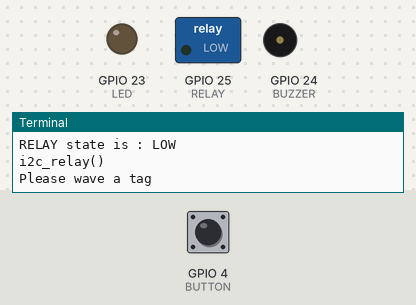
Bench run of a program on a simulated Raspberry Pi (BCM pin numbers). On the bench: switched loads named in the program (green lamp = pin HIGH), output pins drawn as LEDs (lit = HIGH), buzzer (waves = sounding, pin HIGH), the last lines printed to the terminal. The inputs (shaded band) are chosen by the test bench; at power-on: GPIO 4 (BUTTON) HIGH.

Above: at 1.7 s.
1.8 s: GPIO 4 (BUTTON) pulled LOW for 1 s
At 3.2 s:
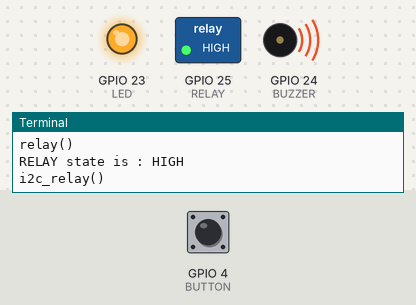
10.2 s: GPIO 4 (BUTTON) pulled LOW for 3.2 s
At 17.2 s:
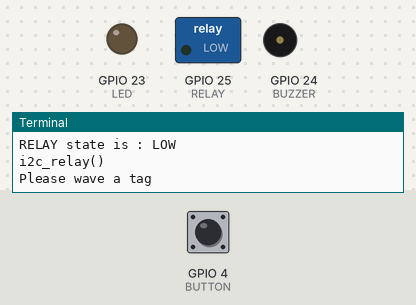
Timing chart, 0 to 18.7 s (numbered marks = the images above; inputs shaded):
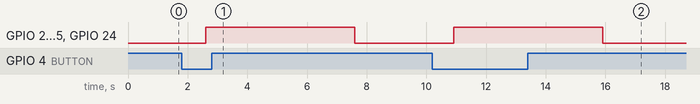

The program:

reader.py
```python
#!/usr/bin/python
#
# RFID READER
# version 0.9
# r.grokett
#
# Watches for RFID card.
# When detected, looks for ID# in CARDS list
# If ID# is found, turns on LED,buzzer,relay
#
# Note that relay can be either GPIO driven type or I2C driven type
#
# TODO List:
#   Get card IDs from external source (file, DB, etc.)
#   Add User name to card ID
#   Write Date/Time, Card ID, Name to log when detected
#   Restart program on Raspi boot up


import smbus
import time
import serial
import sys, signal, os, datetime
import RPi.GPIO as GPIO


# LIST VALID CARD IDs HERE
CARDS = [
    '1234567890',
    'E0043DBB52'
]

# DEFAULTS
ON  = 1
OFF = 0

# SET RELAY TYPE (default is GPIO)
I2C = OFF       # Turn this ON if using an I2C Relay
            # else it uses GPIO Relay

# Set up GPIO Pins (change as needed)
LED = 23
BUZZER  = 24
RELAY   = 25
BUTTON  = 4


# BEGIN INITIALIZATION
GPIO.setmode(GPIO.BCM)
GPIO.setup(LED, GPIO.OUT)
GPIO.setup(BUZZER, GPIO.OUT)
GPIO.setup(RELAY, GPIO.OUT)
GPIO.setup(BUTTON, GPIO.IN, pull_up_down=GPIO.PUD_UP)

# Get I2C bus
bus = smbus.SMBus(1)
i2c_addr = 0x41     # I2C Address of Relay

# GO TO MAIN


############################
# METHODS
############################
# TURN ON/OFF LED
def led(value):
    print("led()")
    if (value):
        GPIO.output(LED, GPIO.HIGH)
        print("LED state is : HIGH")
    else:
        GPIO.output(LED, GPIO.LOW)
        print("LED state is : LOW")

# TURN ON/OFF BUZZER
def buzzer(value):
    print("buzzer()")
    if (value):
        GPIO.output(BUZZER, GPIO.HIGH)
        print("BUZZER state is : HIGH")
    else:
        GPIO.output(BUZZER, GPIO.LOW)
        print("BUZZER state is : LOW")

# TURN ON/OFF GPIO RELAY
def relay(value):
    print("relay()")
    if (value):
        GPIO.output(RELAY, GPIO.HIGH)
        print("RELAY state is : HIGH")
    else:
        GPIO.output(RELAY, GPIO.LOW)
        print("RELAY state is : LOW")

# TURN ON/OFF I2C RELAY
def i2c_relay(value):
    print("i2c_relay()")
    if not I2C:
        return

    if (value):
        # PCA9536_R11 address, i2c_addr(65)
        # Select output port register, 0x01(01)
        bus.write_byte_data(i2c_addr, 0x01, 0x01)
        print("Relay-1 state is : HIGH")
    else:
        # PCA9536_R11 address, i2c_addr(65)
        # Select output port register, 0x01(01)
        bus.write_byte_data(i2c_addr, 0x01, 0x00)
        print("Relay-1 state is : LOW")

# UNLOCK DOOR
def unlock_door():
    print("unlock_door()")
    led(ON)
    buzzer(ON)
    relay(ON)
    i2c_relay(ON)

# LOCK DOOR
def lock_door():
    print("lock_door()")
    led(OFF)
    buzzer(OFF)
    relay(OFF)
    i2c_relay(OFF)


# EXIT
def signal_handler(signal, frame):
  print("Exiting!")
  relay(ON) # NOTE! UNLOCKS DOOR ON FAILURE/EXIT (Jurassic Park!)
  i2c_relay(ON)
  GPIO.cleanup()
  ser.close()
  sys.exit(0)


############################
# MAIN
############################
if __name__ == '__main__':

    signal.signal(signal.SIGINT, signal_handler)

    # Select configuration register, 0x03(03)
    # 0x00(00)  Set all pins as OUTPUT
    if (I2C):
        bus.write_byte_data(i2c_addr, 0x03, 0x00)
    time.sleep(0.5)

    ser = 0
    # Selects which version of Raspi you have
    if (GPIO.RPI_REVISION == 3):
        # For Pi3 use
        print("This is a Pi 3")
        ser = serial.Serial('/dev/ttyS0', 9600, timeout=1)
    else:
        # For Pi2, B+, Zero use
        print("This is a Pi B+, 2, or Zero")
        ser = serial.Serial('/dev/ttyAMA0', 9600, timeout=1)

    # LOCK THE DOOR ON STARTUP
    lock_door()

    # MAIN LOOP
    while True:
        buffer = ser.read(12)

        if len(buffer) == 0:
            print("Please wave a tag")
        else:
            card_id = buffer[1:11]  # Strip header/trailer
            print("Card ID : ", card_id)
            if (card_id in CARDS):
                print("FOUND CARD ID: ", card_id)
                unlock_door()
                time.sleep(5)
                lock_door()
            else:
                print("CARD NOT IN LIST!")

        # EXIT THE BUILDING
        # Add an indoor button
        if not GPIO.input(BUTTON):
            print("Button Pressed")
            unlock_door()
            time.sleep(5)
            lock_door()

        time.sleep(0.1)
    # END WHILE
# END MAIN
```

Measured:
- after the input at 1.8 s, GPIO 23 (LED), GPIO 25 (RELAY), GPIO 24 (BUZZER): LOW → HIGH after 0.81 s, → LOW 5.0 s later
- after the input at 10.2 s, GPIO 23 (LED), GPIO 25 (RELAY), GPIO 24 (BUZZER): LOW → HIGH after 0.71 s, → LOW 5.0 s later
